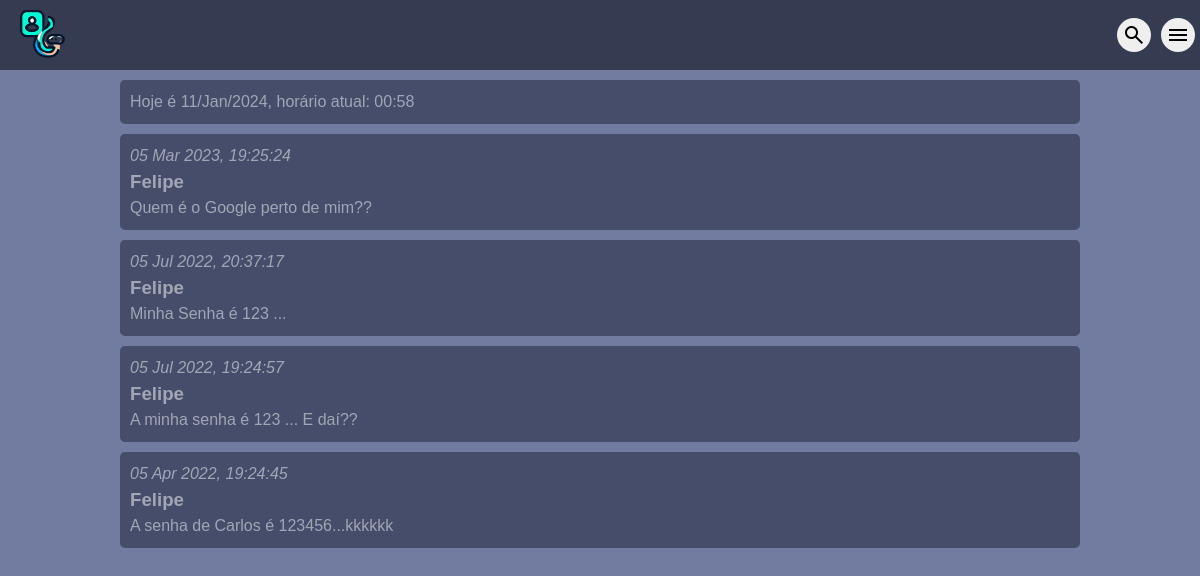
Page /minhas_postagens.php (signed in) on the committed database.
### tables this page shows
CREATE TABLE `postagem` (
  `id_postagem` int(11) NOT NULL,
  `id_usuario` int(11) NOT NULL,
  `texto_postagem` varchar(140) NOT NULL,
  `data_inclusao` datetime DEFAULT current_timestamp()
);

### minhas_postagens.php (the view, shortened to what this page needs)
<!DOCTYPE html!>
<html lang="pt-br">
<head>
	<link rel="stylesheet" href="https://stackpath.bootstrapcdn.com/bootstrap/4.1.3/css/bootstrap.min.css">
	<link rel="stylesheet" type="text/css" href="css/estilo.css">
</head>
<body>
	<?php include "includes/menu-login.php" ?>
	<div id="div-area-principal">
		<div id="postagem" class="clear tamanho-450">
			<?php print"Hoje é ".date("d/M/Y").", horário atual: ".date("H:i");?>
		</div>
		<?php
		$id_usuario = $_SESSION['codigo'];
		$conexao = conecta_mysql();
		$sql = "SELECT texto_postagem, date_format(data_inclusao, '%d %b %Y, %T') as data_inclusao_formatada
		FROM postagem where id_usuario=$id_usuario
		order by data_inclusao desc";
		$resultado = mysqli_query($conexao,$sql);
		if($resultado){
			$mensagens = array();
			while($linha = mysqli_fetch_array($resultado,MYSQLI_ASSOC) ){
				$mensagens[] = $linha;
			}
			foreach ($mensagens as $mensagem) {
				print "<div id='postagem' class='clear'>";
				print "<span class='italico'>".$mensagem["data_inclusao_formatada"]."</span>";
				print "<br><span class='negrito-maior'>".$_SESSION['usuario']."</span>";
				print "<br/>".$mensagem["texto_postagem"];
				print"</div>";
			}
		}
		else{
			print "<script language='javascript'>alert('Erro na consulta')</script>";
		}
		?>
	</div>
</body>
</html>

### css/estilo.css (style rules this page uses)
* { margin: 0; padding: 0; }
body { font-size: 16px; font-family: "Trebuchet MS", Helvetica, sans-serif; background: #727ca0; color:#f4f4f488; }
#postagem { background: #454d6b; padding: 10px; margin-bottom: 10px; margin-top: 10px; border-radius: 5px; width: 100%; }
#div-area-principal { width: 100%; margin: 10px 10px 10px 0; }
#postagem { width: 80%; margin: 10px auto; }
.clear { clear: both; }
.negrito-maior { font-weight: bold; font-size: 14pt; }
.italico { font-style: italic; }

### rows in the picture
postagem: data_inclusao_formatada "05 Mar 2023, 19:25:24", texto_postagem "Quem é o Google perto de mim??"
postagem: data_inclusao_formatada "05 Jul 2022, 20:37:17", texto_postagem "Minha Senha é 123 ..."
postagem: data_inclusao_formatada "05 Jul 2022, 19:24:57", texto_postagem "A minha senha é 123 ... E daí??"
postagem: data_inclusao_formatada "05 Apr 2022, 19:24:45", texto_postagem "A senha de Carlos é 123456...kkkkkk"
